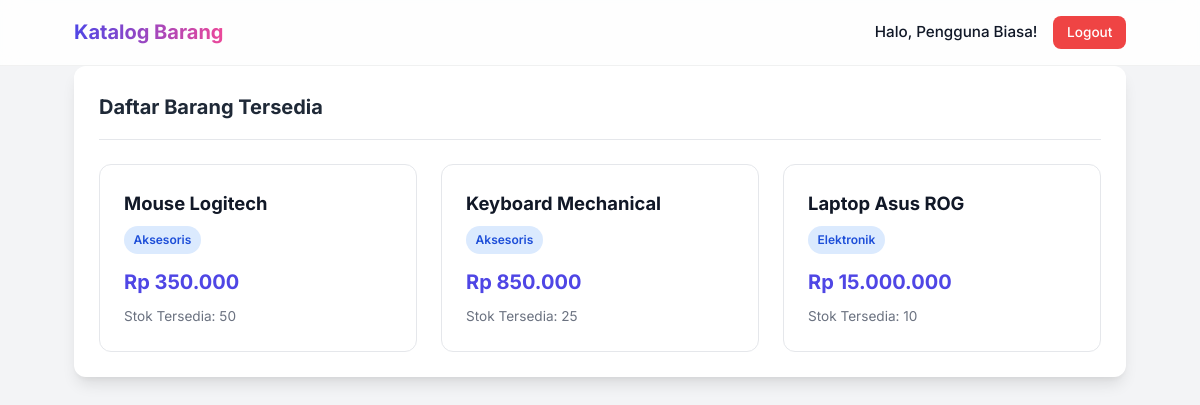
The page /user/dashboard.php (signed in) on the database its author committed.
### tables this page shows
CREATE TABLE IF NOT EXISTS `barang` (
  `id` int(11) NOT NULL AUTO_INCREMENT,
  `nama_barang` varchar(100) NOT NULL,
  `kategori` varchar(50) NOT NULL,
  `harga` int(11) NOT NULL,
  `stok` int(11) NOT NULL,
  `dibuat_pada` timestamp NOT NULL DEFAULT current_timestamp(),
  PRIMARY KEY (`id`)
);

### user/dashboard.php (the view, shortened to what this page needs)
<?php
require '../cofig/koneksi.php';
?>
<!DOCTYPE html>
<html lang="id">
<head>
    <link rel="stylesheet" href="../asset/style.css">
</head>
<body class="bg-light font-inter">
    <nav class="navbar glass-nav">
        <div class="container nav-content">
            <h1 class="brand-title">Katalog Barang</h1>
            <div class="user-menu">
                <span>Halo, <?= htmlspecialchars($_SESSION['nama_lengkap']) ?>!</span>
                <a href="../logout.php" class="btn btn-danger btn-sm">Logout</a>
            </div>
        </div>
    </nav>
    <div class="container mt-4 slide-up">
        <div class="card glass-card">
            <div class="card-header">
                <h2>Daftar Barang Tersedia</h2>
            </div>
            <div class="card-body mt-2">
                <div class="grid-container">
                    <?php
                    $query = mysqli_query($koneksi, "SELECT * FROM barang ORDER BY id DESC");
                    while ($row = mysqli_fetch_assoc($query)): ?>
                        <div class="product-card">
                            <div class="product-info">
                                <h3><?= htmlspecialchars($row['nama_barang']) ?></h3>
                                <span class="badge badge-info"><?= htmlspecialchars($row['kategori']) ?></span>
                                <p class="price">Rp <?= number_format($row['harga'], 0, ',', '.') ?></p>
                                <p class="stock">Stok Tersedia: <?= $row['stok'] ?></p>
                            </div>
                        </div>
                    <?php endwhile; ?>
                </div>
            </div>
        </div>
    </div>
</body>
</html>

### asset/style.css (style rules this page uses)
:root { --primary: #4F46E5; --primary-hover: #4338CA; --secondary: #6B7280; --success: #10B981; --danger: #EF4444; --danger-hover: #DC2626; --warning: #F59E0B; --warning-hover: #D97706; --info: #3B82F6; --dark: #111827; --light: #F3F4F6; --white: #FFFFFF; --glass-bg: rgba(255, 255, 255, 0.7); --glass-border: rgba(255, 255, 255, 0.18); --shadow: 0 4px 6px -1px rgba(0, 0, 0, 0.1), 0 2px 4px -1px rgba(0, 0, 0, 0.06); --shadow-lg: 0 10px 15px -3px rgba(0, 0, 0, 0.1), 0 4px 6px -2px rgba(0, 0, 0, 0.05); --radius: 0.75rem; --transition: all 0.3s ease; }
* { margin: 0; padding: 0; box-sizing: border-box; }
body { background-color: var(--light); color: var(--dark); line-height: 1.6; }
.font-inter { font-family: 'Inter', sans-serif; }
.bg-light { background-color: var(--light); }
.glass-card { background: var(--glass-bg); backdrop-filter: blur(16px); -webkit-backdrop-filter: blur(16px); border: 1px solid var(--glass-border); border-radius: var(--radius); box-shadow: var(--shadow-lg); }
.glass-nav { background: rgba(255, 255, 255, 0.85); backdrop-filter: blur(10px); border-bottom: 1px solid rgba(0,0,0,0.05); position: sticky; top: 0; z-index: 100; }
.slide-up { animation: slideUp 0.5s ease-out forwards; }
.mt-2 { margin-top: 0.5rem; }
.mt-4 { margin-top: 1.5rem; }
.btn { display: inline-block; padding: 0.5rem 1.25rem; font-weight: 500; text-align: center; border: none; border-radius: 0.5rem; cursor: pointer; font-family: inherit; font-size: 0.95rem; transition: var(--transition); text-decoration: none; }
.btn-sm { padding: 0.35rem 0.85rem; font-size: 0.85rem; }
.btn-danger { background-color: var(--danger); color: var(--white); }
.navbar { padding: 1rem 0; }
.nav-content { display: flex; justify-content: space-between; align-items: center; }
.brand-title { font-size: 1.25rem; font-weight: 700; background: linear-gradient(90deg, #4F46E5, #ec4899); -webkit-background-clip: text; -webkit-text-fill-color: transparent; }
.user-menu { display: flex; align-items: center; gap: 1rem; font-weight: 500; font-size: 0.95rem; }
.container { width: 100%; max-width: 1100px; margin: 0 auto; padding: 0 1.5rem; }
.card { background: var(--white); border-radius: var(--radius); padding: 1.5rem; margin-bottom: 2rem; }
.card-header { display: flex; justify-content: space-between; align-items: center; margin-bottom: 1.5rem; border-bottom: 1px solid #E5E7EB; padding-bottom: 1rem; }
.card-header h2 { font-size: 1.25rem; color: #1F2937; }
.badge { display: inline-block; padding: 0.25rem 0.6rem; font-size: 0.75rem; font-weight: 600; border-radius: 9999px; }
.badge-info { background-color: #DBEAFE; color: #1D4ED8; }
.grid-container { display: grid; grid-template-columns: repeat(auto-fill, minmax(250px, 1fr)); gap: 1.5rem; }
.product-card { background: var(--white); border: 1px solid #E5E7EB; border-radius: var(--radius); padding: 1.5rem; transition: var(--transition); }
.product-info h3 { font-size: 1.15rem; margin-bottom: 0.5rem; color: #111827; }
.product-info .price { font-size: 1.25rem; font-weight: 700; color: var(--primary); margin: 0.75rem 0 0.5rem 0; }
.product-info .stock { font-size: 0.85rem; color: var(--secondary); }

### rows shown on the page
barang: nama_barang "Mouse Logitech", kategori "Aksesoris", harga "350.000", stok "50"
barang: nama_barang "Keyboard Mechanical", kategori "Aksesoris", harga "850.000", stok "25"
barang: nama_barang "Laptop Asus ROG", kategori "Elektronik", harga "15.000.000", stok "10"

### other values the page prints
$_SESSION['nama_lengkap'] "Pengguna Biasa"
